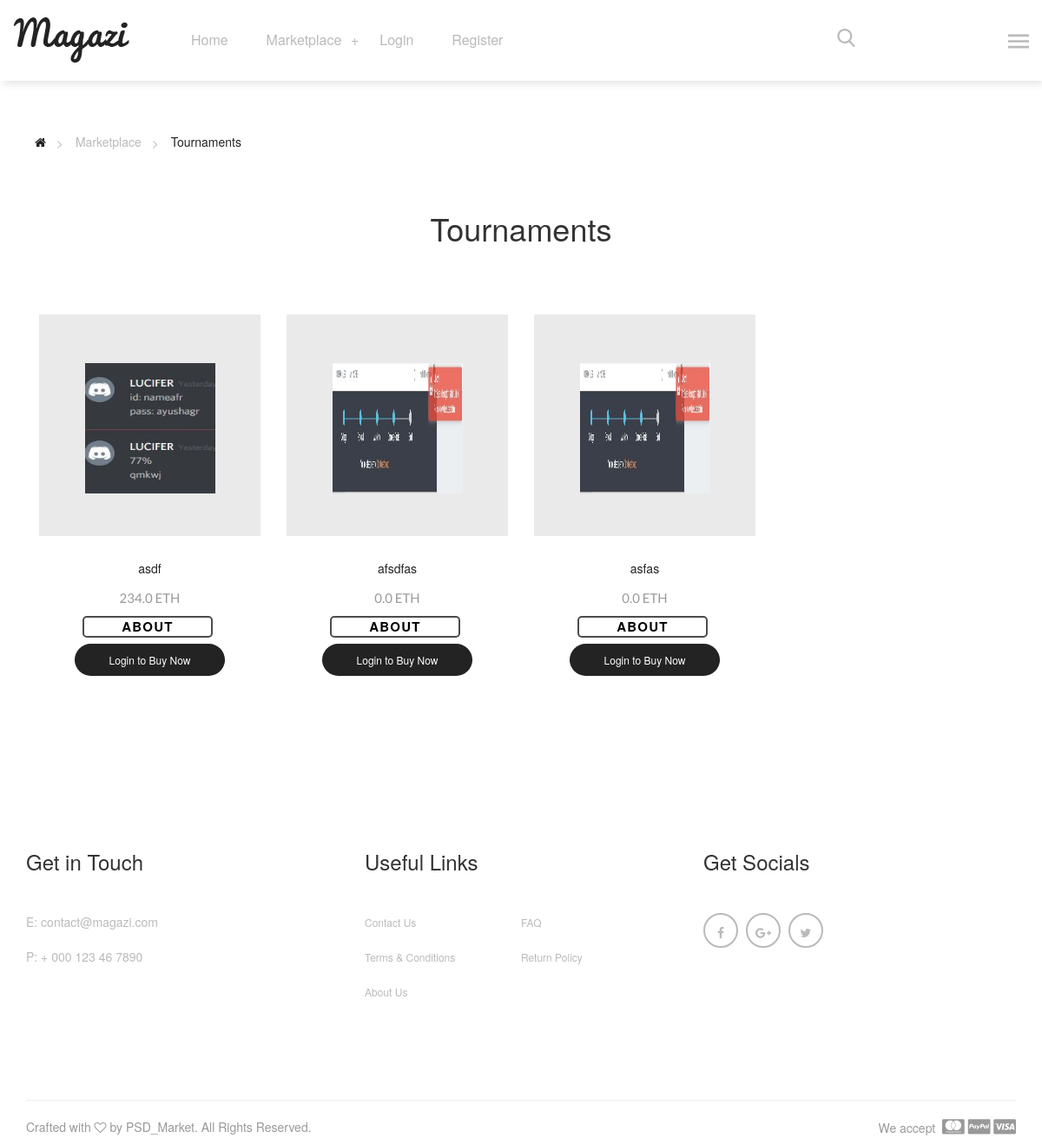
/tournaments, run on the app's committed database.
### website/models.py (models this page shows, shortened)
class Card(models.Model):
    CARD_TYPES = (
        ("Player", 'Player'),
        ("Owner", 'Owner'),
        ("Tournament", 'Tournament'),
        ("Board", 'Board'),
        ("Country", 'Country'),
        ("ICC", 'ICC'),
    )
    card_type = models.CharField(
        max_length=11,
        choices=CARD_TYPES,
        default="Player"
    )
    name = models.CharField(max_length=100, null=False)
    description = models.TextField(max_length=3000)
    transactions = 0
    owner = models.CharField(max_length=50, default="Unassigned")
    last_bid = models.FloatField(default=0)
    eth_id = models.IntegerField(null=True, blank=True)
    image = models.ImageField(null=True, blank=True)
    icc_ranking = models.IntegerField(blank=True, null=True)
    country = models.CharField(max_length=100, null=True, blank=True)
    ipl_team = models.CharField(max_length=100, null=True, blank=True)

### website/views.py (the view)
# urls.py: path('tournaments', views.marketplace_tournaments, name='tournaments'),
def marketplace_tournaments(request):
    all_tournaments = Card.objects.all().filter(card_type=text_s[2])
    return render(request, 'website/marketplace.html',
                  {'items': all_tournaments, 'text_s': text_s[2], 'text_p': text_p[2]})

### website/context_processors.py (called while the page is built)
def marketplace_items_context(request):
    return {
        'marketplace_items': marketplace_item_list,
        'multiplier': multiplier,
    }

### website/templatetags/custom_tags.py (called while the page is built)
@register.filter
def multiply(qty, unit_price):
    return float(qty) * float(unit_price)

### website/templates/website/marketplace.html (shortened to what this page needs)
{% extends 'website/base.html' %}
{% load staticfiles %}
{% load custom_tags %}
{% block content %}
    <main>
        <div class="magazi-pages-links margin-bottom-50">
            <div class="container">
                <ul>
                    <li><a href="#" title=""><i class="fa fa-home"></i></a></li>
                    <li><span>Marketplace</span></li>
                    <li><a href="{% url text_p|lower %}" title="">{{ text_p }}</a></li>
                </ul>
            </div>
        </div>
        <div class="magazi-section-title text-center margin-top-60 margin-bottom-70">
            <div class="container">
                <div class="row">
                    <div class="col-xs-12">
                        <h1>{{ text_p }}</h1>
                    </div>
                </div>
            </div>
        </div>
        <div class="magazi-list-view">
            <div class="container">
                <div class="tab-content">
                    <div class="tab-pane fade in active" id="colmnlist">
                        <div class="magazi-main-prodcts text-center">
                        {% if items %}
                            {% for item in items %}
                                <div class="col-md-3 col-sm-6 col-xs-6 full-wdth">
                                    <div class="magazi-product-inner margin-bottom-80">
                                        {% if item.image %}
                                            <div class="magazi-product-thumb">
                                                <img width="150" height="150" src="{{ item.image.url }}" alt="product-8">
                                                <a href="#" class="magazi-overlay"></a>
                                            </div>
                                        {% endif %}
                                        <div class="magazi-product-detail">
                                            <h1>
                                                <a href="#">{{ item.name }}</a>
                                            </h1>
                                            <p>
                                                <span>{{ item.last_bid }} ETH</span>
                                            </p>
                                            <div class="buy">
                                                <a style="list-style-type: none; color: black;" href="{% url text_s|lower item_id=item.id %}"><span>About</span></a>
                                            </div>
                                            {% if user.is_authenticated %}
                                                <div class="buy" id="buy_now{{ item.id }}">
                                                    <span style="color:#000;">Buy Now!</span>
                                                </div>
                                            {% else %}
                                                <a href="{% url 'login' %}" title="" class="adding-cart">Login to Buy Now</a>
                                            {% endif %}
                                        </div>
                                    </div>
                                </div>
                            {% endfor %}
                        {% else %}
                            <h3>No {{ text_s }} Available</h3>
                        {% endif %}
                        </div>
                    </div>
                </div>
            </div>
        </div>
    </main>
{% endblock %}

### data on the page
Card: image (picture), name "asdf", last_bid "234.0"
Card: image (picture), name "afsdfas", last_bid "0.0"
Card: image (picture), name "asfas", last_bid "0.0"

### other printed values
{{ text_p }} "Tournaments"
